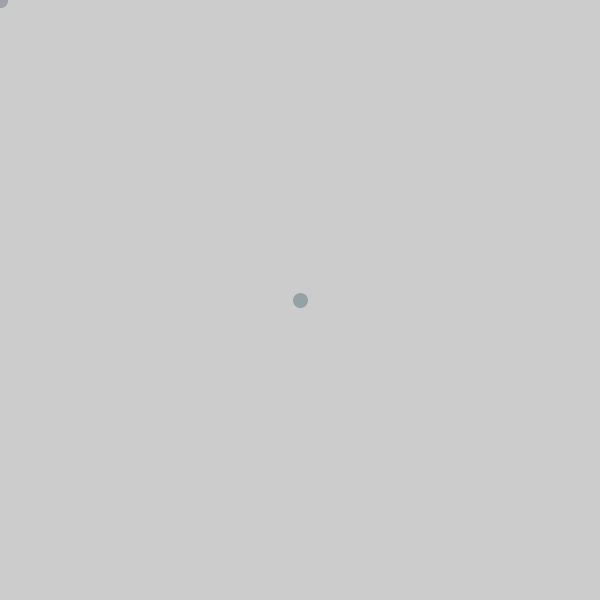
Frame 1 (no input)
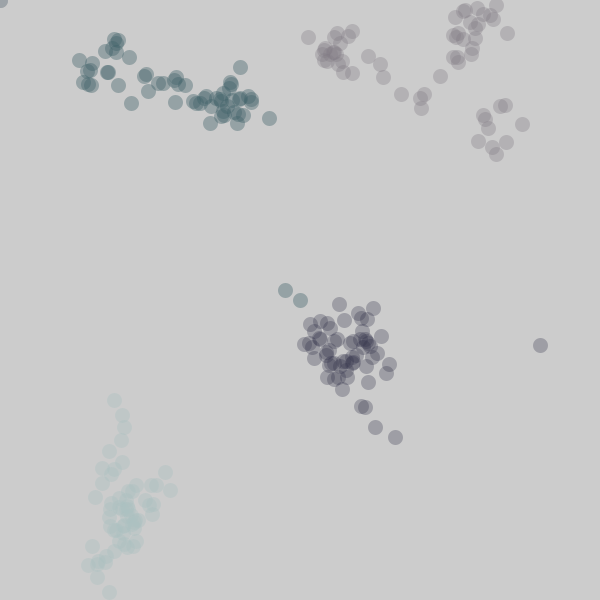
Frame 60 (the mouse pressed at the canvas centre just before this capture)
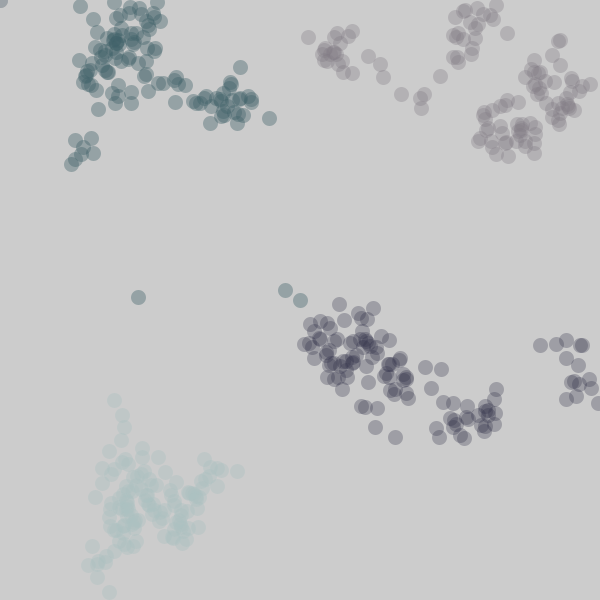
Frame 120 (the mouse held since frame 60 and released just before this capture)

The Processing sketch that drew these frames (run headless with seeded random() and noise(); from frame 60 on, the mouse is pressed at the canvas centre):

// Processing sketch: Brenda_Zhao_Midterm1
// ── Brenda_Zhao_Midterm1.pde
//Brenda Zhao
//art22 midterm1

float x0,y0,x1,y1,x2,y2,x3,y3;//set the varibles
float stepSizeX,stepSizeY;//variables to set every step of the movement

void setup(){
  size(600,600);//window size
  x0 = width/2;//start from the middle of the window
  y0 = height/2;
  
  stepSizeX = 20;//every movement move 20 pixels
  stepSizeY = 20;
  
}


void draw(){
  //A //the first dot
  strokeWeight(15);//size
  stroke(63,98,105,100);//color and transfer
  point(x0,y0);//start from position (x0,y0)
  
  x0 = x0 + random(-stepSizeX, stepSizeX);//when the point move,the new x0 equal to x0 + random(-stepSizeX, stepSizeX)
  y0 = y0 + random(-stepSizeY, stepSizeY);//when the point move,the new y0 equal to x0 + random(-stepSizeY, stepSizeY)

  if(x0 > width/2 || x0 < 0){//to make sure the points in the area of top left of the window
   x0 = random(0, width/2);
}

  if(y0 < 0 || y0 > height/2){
   y0 = random(0, height/2);
}

//B  second point
  strokeWeight(15);//size
  stroke(46,47,70,75); //color and transfer
  point(x1,y1);//start from position (x0,y0)
  
  x1 = x1 + random(-stepSizeY, stepSizeY);//when the point move,the new x1 equal to x1 + random(-stepSizeY, stepSizeY)
  y1 = y1 + random(-stepSizeX, stepSizeX);//when the point move,the new y1 equal to x1 + random(-stepSizeX, stepSizeX)

  if(x1 > width || x1 < width/2){//to make sure the points in the area of bottom right of the window
   x1 = random(width/2,width);
}

  if(y1 > height || y1 < height/2){
   y1 = random(height/2,height);
   
}

//C
  strokeWeight(15);//size
  stroke(128,123,132,85);//color and transfer
  point(x2,y2);//start from position (x0,y0)
  
  x2 = x2 + random(-stepSizeY, stepSizeY);//when the point move,the new x2 equal to x2 + random(-stepSizeY, stepSizeY)
  y2 = y2 + random(-stepSizeX, stepSizeX);//when the point move,the new y2 equal to x2 + random(-stepSizeX, stepSizeX)

  if(x2 > width || x2 < width/2){//to make sure the points in the area of top right of the window
   x2 = random(width/2,width);
}

  if(y2 > height/2 || y2 < 0){
   y2 = random(0, height/2);
   
}

//D
  strokeWeight(15);//size
  stroke(171,191,191,97);//color and transfer
  point(x3,y3);//start from position (x0,y0)
  
  x3 = x3 + random(-stepSizeY, stepSizeY);//when the point move,the new x3 equal to x3 + random(-stepSizeY, stepSizeY)
  y3 = y3 + random(-stepSizeX, stepSizeX);//when the point move,the new y3 equal to x3 + random(-stepSizeX, stepSizeX)

  if(x3 > width/2 || x3 < 0){//to make sure the points in the area of bottom left of the window
   x3 = random(0, width/2);
}

  if(y3 > height || y3 < height/2){
   y3 = random(height/2,height);
   
}
  

}
